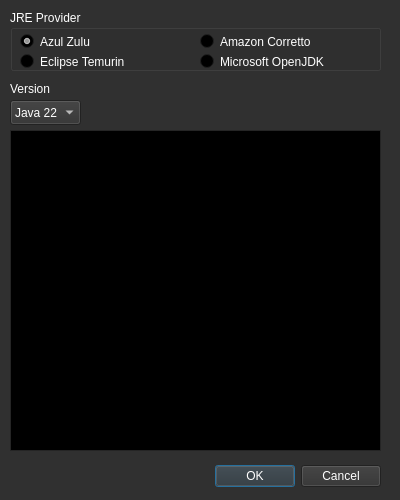
<?xml version="1.0" encoding="UTF-8"?>
<ui version="4.0">
 <class>Dialog</class>
 <widget class="QDialog" name="Dialog">
  <property name="geometry">
   <rect>
    <x>0</x>
    <y>0</y>
    <width>400</width>
    <height>500</height>
   </rect>
  </property>
  <property name="palette">
   <palette>
    <active>
     <colorrole role="WindowText">
      <brush brushstyle="SolidPattern">
       <color alpha="255">
        <red>255</red>
        <green>255</green>
        <blue>255</blue>
       </color>
      </brush>
     </colorrole>
     <colorrole role="Button">
      <brush brushstyle="SolidPattern">
       <color alpha="255">
        <red>48</red>
        <green>48</green>
        <blue>48</blue>
       </color>
      </brush>
     </colorrole>
     <colorrole role="Light">
      <brush brushstyle="SolidPattern">
       <color alpha="255">
        <red>72</red>
        <green>72</green>
        <blue>72</blue>
       </color>
      </brush>
     </colorrole>
     <colorrole role="Midlight">
      <brush brushstyle="SolidPattern">
       <color alpha="255">
        <red>60</red>
        <green>60</green>
        <blue>60</blue>
       </color>
      </brush>
     </colorrole>
     <colorrole role="Dark">
      <brush brushstyle="SolidPattern">
       <color alpha="255">
        <red>24</red>
        <green>24</green>
        <blue>24</blue>
       </color>
      </brush>
     </colorrole>
     <colorrole role="Mid">
      <brush brushstyle="SolidPattern">
       <color alpha="255">
        <red>204</red>
        <green>204</green>
        <blue>204</blue>
       </color>
      </brush>
     </colorrole>
     <colorrole role="Text">
      <brush brushstyle="SolidPattern">
       <color alpha="255">
        <red>255</red>
        <green>255</green>
        <blue>255</blue>
       </color>
      </brush>
     </colorrole>
     <colorrole role="BrightText">
      <brush brushstyle="SolidPattern">
       <color alpha="255">
        <red>255</red>
        <green>255</green>
        <blue>255</blue>
       </color>
      </brush>
     </colorrole>
     <colorrole role="ButtonText">
      <brush brushstyle="SolidPattern">
       <color alpha="255">
        <red>255</red>
        <green>255</green>
        <blue>255</blue>
       </color>
      </brush>
     </colorrole>
     <colorrole role="Base">
      <brush brushstyle="SolidPattern">
       <color alpha="255">
        <red>0</red>
        <green>0</green>
        <blue>0</blue>
       </color>
      </brush>
     </colorrole>
     <colorrole role="Window">
      <brush brushstyle="SolidPattern">
       <color alpha="255">
        <red>48</red>
        <green>48</green>
        <blue>48</blue>
       </color>
      </brush>
     </colorrole>
     <colorrole role="Shadow">
      <brush brushstyle="SolidPattern">
       <color alpha="255">
        <red>0</red>
        <green>0</green>
        <blue>0</blue>
       </color>
      </brush>
     </colorrole>
     <colorrole role="AlternateBase">
      <brush brushstyle="SolidPattern">
       <color alpha="255">
        <red>24</red>
        <green>24</green>
        <blue>24</blue>
       </color>
      </brush>
     </colorrole>
     <colorrole role="ToolTipBase">
      <brush brushstyle="SolidPattern">
       <color alpha="255">
        <red>255</red>
        <green>255</green>
        <blue>220</blue>
       </color>
      </brush>
     </colorrole>
     <colorrole role="ToolTipText">
      <brush brushstyle="SolidPattern">
       <color alpha="255">
        <red>0</red>
        <green>0</green>
        <blue>0</blue>
       </color>
      </brush>
     </colorrole>
     <colorrole role="PlaceholderText">
      <brush brushstyle="SolidPattern">
       <color alpha="127">
        <red>255</red>
        <green>255</green>
        <blue>255</blue>
       </color>
      </brush>
     </colorrole>
     <colorrole role="Accent">
      <brush brushstyle="SolidPattern">
       <color alpha="255">
        <red>0</red>
        <green>0</green>
        <blue>0</blue>
       </color>
      </brush>
     </colorrole>
    </active>
    <inactive>
     <colorrole role="WindowText">
      <brush brushstyle="SolidPattern">
       <color alpha="255">
        <red>255</red>
        <green>255</green>
        <blue>255</blue>
       </color>
      </brush>
     </colorrole>
     <colorrole role="Button">
      <brush brushstyle="SolidPattern">
       <color alpha="255">
        <red>48</red>
        <green>48</green>
        <blue>48</blue>
       </color>
      </brush>
     </colorrole>
     <colorrole role="Light">
      <brush brushstyle="SolidPattern">
       <color alpha="255">
        <red>72</red>
        <green>72</green>
        <blue>72</blue>
       </color>
      </brush>
     </colorrole>
     <colorrole role="Midlight">
      <brush brushstyle="SolidPattern">
       <color alpha="255">
        <red>60</red>
        <green>60</green>
        <blue>60</blue>
       </color>
      </brush>
     </colorrole>
     <colorrole role="Dark">
      <brush brushstyle="SolidPattern">
       <color alpha="255">
        <red>24</red>
        <green>24</green>
        <blue>24</blue>
       </color>
      </brush>
     </colorrole>
     <colorrole role="Mid">
      <brush brushstyle="SolidPattern">
       <color alpha="255">
        <red>204</red>
        <green>204</green>
        <blue>204</blue>
       </color>
      </brush>
     </colorrole>
     <colorrole role="Text">
      <brush brushstyle="SolidPattern">
       <color alpha="255">
        <red>255</red>
        <green>255</green>
        <blue>255</blue>
       </color>
      </brush>
     </colorrole>
     <colorrole role="BrightText">
      <brush brushstyle="SolidPattern">
       <color alpha="255">
        <red>255</red>
        <green>255</green>
        <blue>255</blue>
       </color>
      </brush>
     </colorrole>
     <colorrole role="ButtonText">
      <brush brushstyle="SolidPattern">
       <color alpha="255">
        <red>255</red>
        <green>255</green>
        <blue>255</blue>
       </color>
      </brush>
     </colorrole>
     <colorrole role="Base">
      <brush brushstyle="SolidPattern">
       <color alpha="255">
        <red>0</red>
        <green>0</green>
        <blue>0</blue>
       </color>
      </brush>
     </colorrole>
     <colorrole role="Window">
      <brush brushstyle="SolidPattern">
       <color alpha="255">
        <red>48</red>
        <green>48</green>
        <blue>48</blue>
       </color>
      </brush>
     </colorrole>
     <colorrole role="Shadow">
      <brush brushstyle="SolidPattern">
       <color alpha="255">
        <red>0</red>
        <green>0</green>
        <blue>0</blue>
       </color>
      </brush>
     </colorrole>
     <colorrole role="AlternateBase">
      <brush brushstyle="SolidPattern">
       <color alpha="255">
        <red>24</red>
        <green>24</green>
        <blue>24</blue>
       </color>
      </brush>
     </colorrole>
     <colorrole role="ToolTipBase">
      <brush brushstyle="SolidPattern">
       <color alpha="255">
        <red>255</red>
        <green>255</green>
        <blue>220</blue>
       </color>
      </brush>
     </colorrole>
     <colorrole role="ToolTipText">
      <brush brushstyle="SolidPattern">
       <color alpha="255">
        <red>0</red>
        <green>0</green>
        <blue>0</blue>
       </color>
      </brush>
     </colorrole>
     <colorrole role="PlaceholderText">
      <brush brushstyle="SolidPattern">
       <color alpha="127">
        <red>255</red>
        <green>255</green>
        <blue>255</blue>
       </color>
      </brush>
     </colorrole>
     <colorrole role="Accent">
      <brush brushstyle="SolidPattern">
       <color alpha="255">
        <red>0</red>
        <green>0</green>
        <blue>0</blue>
       </color>
      </brush>
     </colorrole>
    </inactive>
    <disabled>
     <colorrole role="WindowText">
      <brush brushstyle="SolidPattern">
       <color alpha="255">
        <red>24</red>
        <green>24</green>
        <blue>24</blue>
       </color>
      </brush>
     </colorrole>
     <colorrole role="Button">
      <brush brushstyle="SolidPattern">
       <color alpha="255">
        <red>48</red>
        <green>48</green>
        <blue>48</blue>
       </color>
      </brush>
     </colorrole>
     <colorrole role="Light">
      <brush brushstyle="SolidPattern">
       <color alpha="255">
        <red>72</red>
        <green>72</green>
        <blue>72</blue>
       </color>
      </brush>
     </colorrole>
     <colorrole role="Midlight">
      <brush brushstyle="SolidPattern">
       <color alpha="255">
        <red>60</red>
        <green>60</green>
        <blue>60</blue>
       </color>
      </brush>
     </colorrole>
     <colorrole role="Dark">
      <brush brushstyle="SolidPattern">
       <color alpha="255">
        <red>24</red>
        <green>24</green>
        <blue>24</blue>
       </color>
      </brush>
     </colorrole>
     <colorrole role="Mid">
      <brush brushstyle="SolidPattern">
       <color alpha="255">
        <red>204</red>
        <green>204</green>
        <blue>204</blue>
       </color>
      </brush>
     </colorrole>
     <colorrole role="Text">
      <brush brushstyle="SolidPattern">
       <color alpha="255">
        <red>24</red>
        <green>24</green>
        <blue>24</blue>
       </color>
      </brush>
     </colorrole>
     <colorrole role="BrightText">
      <brush brushstyle="SolidPattern">
       <color alpha="255">
        <red>255</red>
        <green>255</green>
        <blue>255</blue>
       </color>
      </brush>
     </colorrole>
     <colorrole role="ButtonText">
      <brush brushstyle="SolidPattern">
       <color alpha="255">
        <red>24</red>
        <green>24</green>
        <blue>24</blue>
       </color>
      </brush>
     </colorrole>
     <colorrole role="Base">
      <brush brushstyle="SolidPattern">
       <color alpha="255">
        <red>48</red>
        <green>48</green>
        <blue>48</blue>
       </color>
      </brush>
     </colorrole>
     <colorrole role="Window">
      <brush brushstyle="SolidPattern">
       <color alpha="255">
        <red>48</red>
        <green>48</green>
        <blue>48</blue>
       </color>
      </brush>
     </colorrole>
     <colorrole role="Shadow">
      <brush brushstyle="SolidPattern">
       <color alpha="255">
        <red>0</red>
        <green>0</green>
        <blue>0</blue>
       </color>
      </brush>
     </colorrole>
     <colorrole role="AlternateBase">
      <brush brushstyle="SolidPattern">
       <color alpha="255">
        <red>48</red>
        <green>48</green>
        <blue>48</blue>
       </color>
      </brush>
     </colorrole>
     <colorrole role="ToolTipBase">
      <brush brushstyle="SolidPattern">
       <color alpha="255">
        <red>255</red>
        <green>255</green>
        <blue>220</blue>
       </color>
      </brush>
     </colorrole>
     <colorrole role="ToolTipText">
      <brush brushstyle="SolidPattern">
       <color alpha="255">
        <red>0</red>
        <green>0</green>
        <blue>0</blue>
       </color>
      </brush>
     </colorrole>
     <colorrole role="PlaceholderText">
      <brush brushstyle="SolidPattern">
       <color alpha="127">
        <red>24</red>
        <green>24</green>
        <blue>24</blue>
       </color>
      </brush>
     </colorrole>
     <colorrole role="Accent">
      <brush brushstyle="SolidPattern">
       <color alpha="255">
        <red>34</red>
        <green>34</green>
        <blue>34</blue>
       </color>
      </brush>
     </colorrole>
    </disabled>
   </palette>
  </property>
  <property name="windowTitle">
   <string>Dialog</string>
  </property>
  <widget class="QDialogButtonBox" name="buttonBox">
   <property name="geometry">
    <rect>
     <x>10</x>
     <y>460</y>
     <width>371</width>
     <height>32</height>
    </rect>
   </property>
   <property name="orientation">
    <enum>Qt::Horizontal</enum>
   </property>
   <property name="standardButtons">
    <set>QDialogButtonBox::Cancel|QDialogButtonBox::Ok</set>
   </property>
  </widget>
  <widget class="QGroupBox" name="jreProviderBox">
   <property name="geometry">
    <rect>
     <x>10</x>
     <y>10</y>
     <width>371</width>
     <height>61</height>
    </rect>
   </property>
   <property name="title">
    <string>JRE Provider</string>
   </property>
   <widget class="QRadioButton" name="zulu">
    <property name="geometry">
     <rect>
      <x>10</x>
      <y>20</y>
      <width>131</width>
      <height>23</height>
     </rect>
    </property>
    <property name="text">
     <string>Azul Zulu</string>
    </property>
    <property name="checked">
     <bool>true</bool>
    </property>
   </widget>
   <widget class="QRadioButton" name="temurin">
    <property name="geometry">
     <rect>
      <x>10</x>
      <y>40</y>
      <width>131</width>
      <height>23</height>
     </rect>
    </property>
    <property name="text">
     <string>Eclipse Temurin</string>
    </property>
   </widget>
   <widget class="QRadioButton" name="microsoft">
    <property name="geometry">
     <rect>
      <x>190</x>
      <y>40</y>
      <width>131</width>
      <height>23</height>
     </rect>
    </property>
    <property name="text">
     <string>Microsoft OpenJDK</string>
    </property>
   </widget>
   <widget class="QRadioButton" name="amazon">
    <property name="geometry">
     <rect>
      <x>190</x>
      <y>20</y>
      <width>131</width>
      <height>23</height>
     </rect>
    </property>
    <property name="text">
     <string>Amazon Corretto</string>
    </property>
   </widget>
  </widget>
  <widget class="QListWidget" name="jreList">
   <property name="geometry">
    <rect>
     <x>10</x>
     <y>130</y>
     <width>371</width>
     <height>321</height>
    </rect>
   </property>
  </widget>
  <widget class="QComboBox" name="jreVersionSelect">
   <property name="geometry">
    <rect>
     <x>10</x>
     <y>100</y>
     <width>71</width>
     <height>25</height>
    </rect>
   </property>
   <item>
    <property name="text">
     <string>Java 22</string>
    </property>
   </item>
   <item>
    <property name="text">
     <string>Java 21 (LTS)</string>
    </property>
   </item>
   <item>
    <property name="text">
     <string>Java 17 (LTS)</string>
    </property>
   </item>
   <item>
    <property name="text">
     <string>Java 11 (LTS)</string>
    </property>
   </item>
   <item>
    <property name="text">
     <string>Java 8</string>
    </property>
   </item>
  </widget>
  <widget class="QLabel" name="label">
   <property name="geometry">
    <rect>
     <x>10</x>
     <y>80</y>
     <width>54</width>
     <height>17</height>
    </rect>
   </property>
   <property name="text">
    <string>Version</string>
   </property>
  </widget>
 </widget>
 <resources/>
 <connections>
  <connection>
   <sender>buttonBox</sender>
   <signal>accepted()</signal>
   <receiver>Dialog</receiver>
   <slot>accept()</slot>
   <hints>
    <hint type="sourcelabel">
     <x>248</x>
     <y>254</y>
    </hint>
    <hint type="destinationlabel">
     <x>157</x>
     <y>274</y>
    </hint>
   </hints>
  </connection>
  <connection>
   <sender>buttonBox</sender>
   <signal>rejected()</signal>
   <receiver>Dialog</receiver>
   <slot>reject()</slot>
   <hints>
    <hint type="sourcelabel">
     <x>316</x>
     <y>260</y>
    </hint>
    <hint type="destinationlabel">
     <x>286</x>
     <y>274</y>
    </hint>
   </hints>
  </connection>
 </connections>
</ui>
